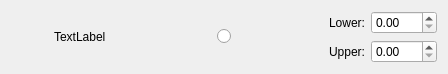
<?xml version="1.0" encoding="UTF-8"?>
<ui version="4.0">
 <class>IOListWidget</class>
 <widget class="QWidget" name="IOListWidget">
  <property name="geometry">
   <rect>
    <x>0</x>
    <y>0</y>
    <width>448</width>
    <height>53</height>
   </rect>
  </property>
  <property name="windowTitle">
   <string>Form</string>
  </property>
  <layout class="QHBoxLayout" name="top_lay">
   <item alignment="Qt::AlignHCenter|Qt::AlignVCenter">
    <widget class="QLabel" name="io_name_lbl">
     <property name="text">
      <string>TextLabel</string>
     </property>
    </widget>
   </item>
   <item alignment="Qt::AlignHCenter|Qt::AlignVCenter">
    <widget class="QRadioButton" name="toggle_rbtn">
     <property name="text">
      <string/>
     </property>
    </widget>
   </item>
   <item>
    <layout class="QVBoxLayout" name="extremes_lay">
     <item>
      <layout class="QHBoxLayout" name="lower_extr_lay">
       <item alignment="Qt::AlignRight">
        <widget class="QLabel" name="lower_descr_lbl">
         <property name="text">
          <string>Lower:</string>
         </property>
        </widget>
       </item>
       <item>
        <widget class="QDoubleSpinBox" name="lower_dbox"/>
       </item>
      </layout>
     </item>
     <item>
      <layout class="QHBoxLayout" name="upper_extr_lay">
       <item alignment="Qt::AlignRight">
        <widget class="QLabel" name="upper_descr_lbl">
         <property name="text">
          <string>Upper:</string>
         </property>
        </widget>
       </item>
       <item>
        <widget class="QDoubleSpinBox" name="upper_dbox"/>
       </item>
      </layout>
     </item>
    </layout>
   </item>
  </layout>
 </widget>
 <resources/>
 <connections/>
</ui>
